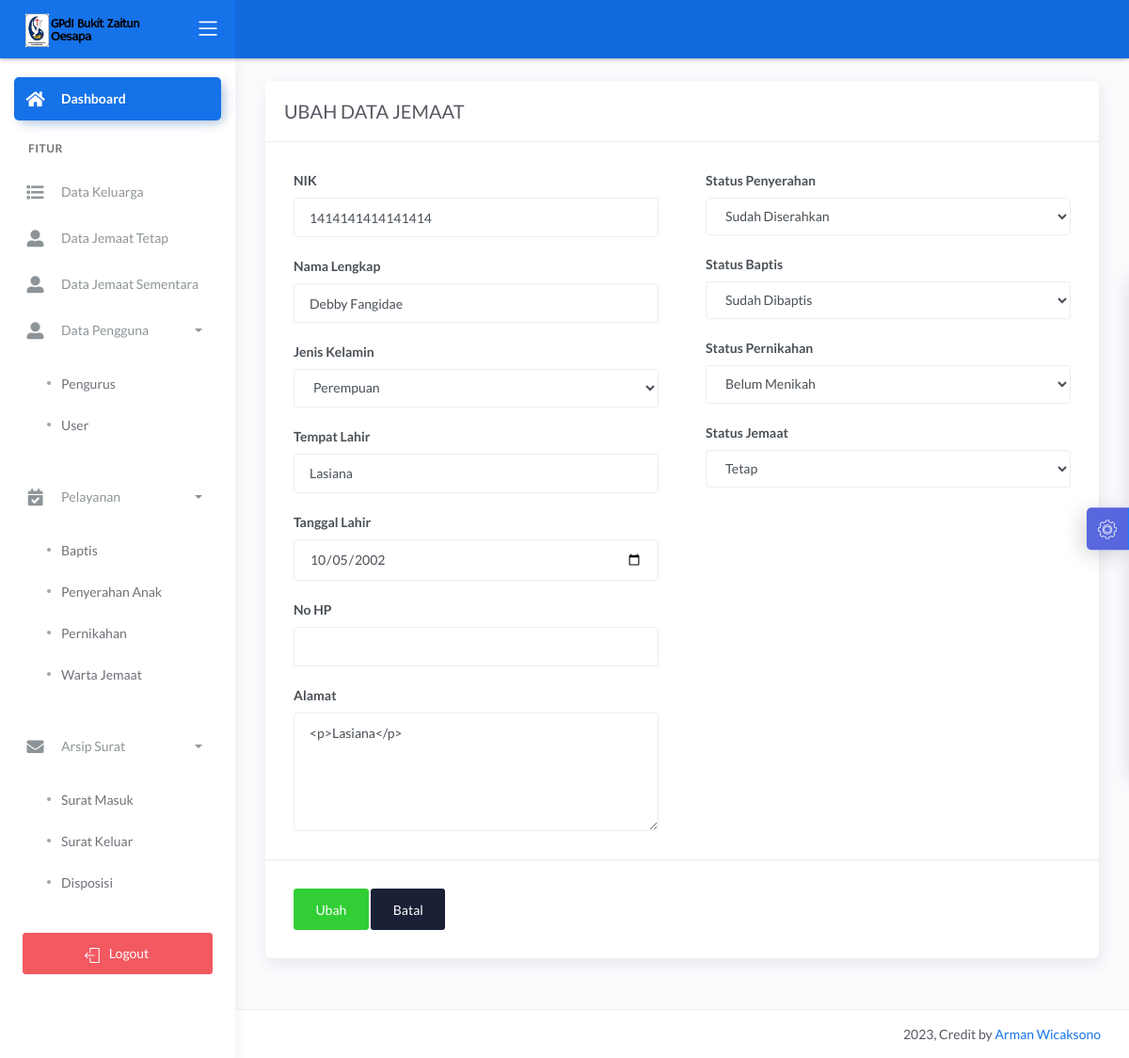
The page /dashboard/main2.php?halaman=ubah_jemaat&id_jemaat=12 (signed in) on the database its author committed.
### tables this page shows
CREATE TABLE `jemaat` (
  `id_jemaat` int(11) NOT NULL,
  `tanggal_pendaftaran` date DEFAULT NULL,
  `nik` varchar(16) DEFAULT NULL,
  `nama` varchar(50) NOT NULL,
  `tempat_lahir` varchar(20) NOT NULL,
  `tanggal_lahir` date NOT NULL,
  `no_hp` varchar(12) NOT NULL,
  `jenis_kelamin` enum('Laki-laki','Perempuan') NOT NULL,
  `alamat` text NOT NULL,
  `status_j` int(11) NOT NULL,
  `ket` varchar(10) NOT NULL,
  `username` varchar(20) NOT NULL,
  `password` varchar(20) NOT NULL,
  `baptis` int(11) NOT NULL,
  `penyerahan` int(11) NOT NULL,
  `pernikahan` int(11) NOT NULL
);

### dashboard/ubah_jemaat.php (the view, shortened to what this page needs)
<?php
if (isset($_GET['id_jemaat'])) {
	$id_jemaat = $_GET['id_jemaat'];
	$tampil_nik = "SELECT * FROM jemaat WHERE id_jemaat=$id_jemaat";
	$query = mysqli_query($konek, $tampil_nik);
	$data = mysqli_fetch_array($query, MYSQLI_BOTH);
	$nik = $data['nik'];
	$nama = $data['nama'];
	$tempat = $data['tempat_lahir'];
	$tanggal = $data['tanggal_lahir'];
	$jekel = $data['jenis_kelamin'];
    $alamat =$data['alamat'];
    $no_hp =$data['no_hp'];
    $ket =$data['ket'];
    $penyerahan =$data['penyerahan'];
    $baptis =$data['baptis'];
    $pernikahan =$data['pernikahan'];
}
?>
<link href="css/sweetalert.css" rel="stylesheet" type="text/css">
<div class="page-inner">
	<div class="row">
		<div class="col-md-12">
			<form method="POST">
				<div class="card">
					<div class="card-header">
						<div class="card-title">UBAH DATA JEMAAT</div>
					</div>
					<div class="card-body">
						<div class="row">
							<div class="col-md-6 col-lg-6">
								<div class="form-group">
									<label>NIK</label>
									<input  type="number" name="nik" class="form-control" placeholder="NIK Anda.." value="<?= $nik; ?>">
								</div>
								<div class="form-group">
									<label>Nama Lengkap</label>
									<input type="text" name="nama" class="form-control" placeholder="Nama Lengkap Anda.." value="<?= $nama; ?>">
								</div>
								<div class="form-group">
									<label>Jenis Kelamin</label>
									<select name="jekel" class="form-control">
										<option value="Perempuan" <?php if ($jekel == "Perempuan") echo 'selected' ?>>Perempuan</option>
									</select>
								</div>
								<div class="form-group">
									<label>Tempat Lahir</label>
									<input type="text" name="tempat" class="form-control" value="<?= $tempat; ?>">
								</div>
								<div class="form-group">
									<label>Tanggal Lahir</label>
									<input type="date" name="tgl" class="form-control" value="<?= $tanggal; ?>">
								</div>
								<div class="form-group">
									<label for="comment">No HP</label>
									<input type="text" name="no_hp" class="form-control" value="<?= $no_hp; ?>">
								</div>
								<div class="form-group">
									<label for="comment">Alamat</label>
									<textarea class="form-control" name="alamat" rows="5"><?= $alamat ?></textarea>
								</div>
							</div>
							<div class="col-md-6 col-lg-6">
								<div class="form-group">
									<label>Status Penyerahan</label>
									<select name="penyerahan" class="form-control">
										<option value="1"<?php if ($penyerahan == 1) echo 'selected' ?>>Sudah Diserahkan</option>
									</select>
								</div>
								<div class="form-group">
									<label>Status Baptis</label>
									<select name="baptis" class="form-control">
										<option value="1" <?php if ($baptis == 1) echo 'selected' ?>>Sudah Dibaptis</option>
									</select>
								</div>
								<div class="form-group">
									<label>Status Pernikahan</label>
									<select name="pernikahan" class="form-control">
										<option value="0"<?php if ($pernikahan == 0) echo 'selected' ?>>Belum Menikah</option>
									</select>
								</div>
								<div class="form-group">
									<label>Status Jemaat</label>
									<select name="ket" class="form-control">
										<option value="1" <?php if ($ket == 1) echo 'selected' ?>>Tetap</option>
									</select>
								</div>
							</div>
						</div>
					</div>
					<div class="card-action">
						<button name="ubah" class="btn btn-success">Ubah</button>
						<a href="?halaman=beranda" class="btn btn-default">Batal</a>
					</div>
				</div>
		</div>
	</div>
</div>

### rows shown on the page
jemaat: nik "1414141414141414", nama "Debby Fangidae", jekel "Perempuan", tempat "Lasiana", tgl "10/05/2002", alamat "<p>Lasiana</p>", penyerahan "Sudah Diserahkan", baptis "Sudah Dibaptis", pernikahan "Belum Menikah", ket "Tetap"
